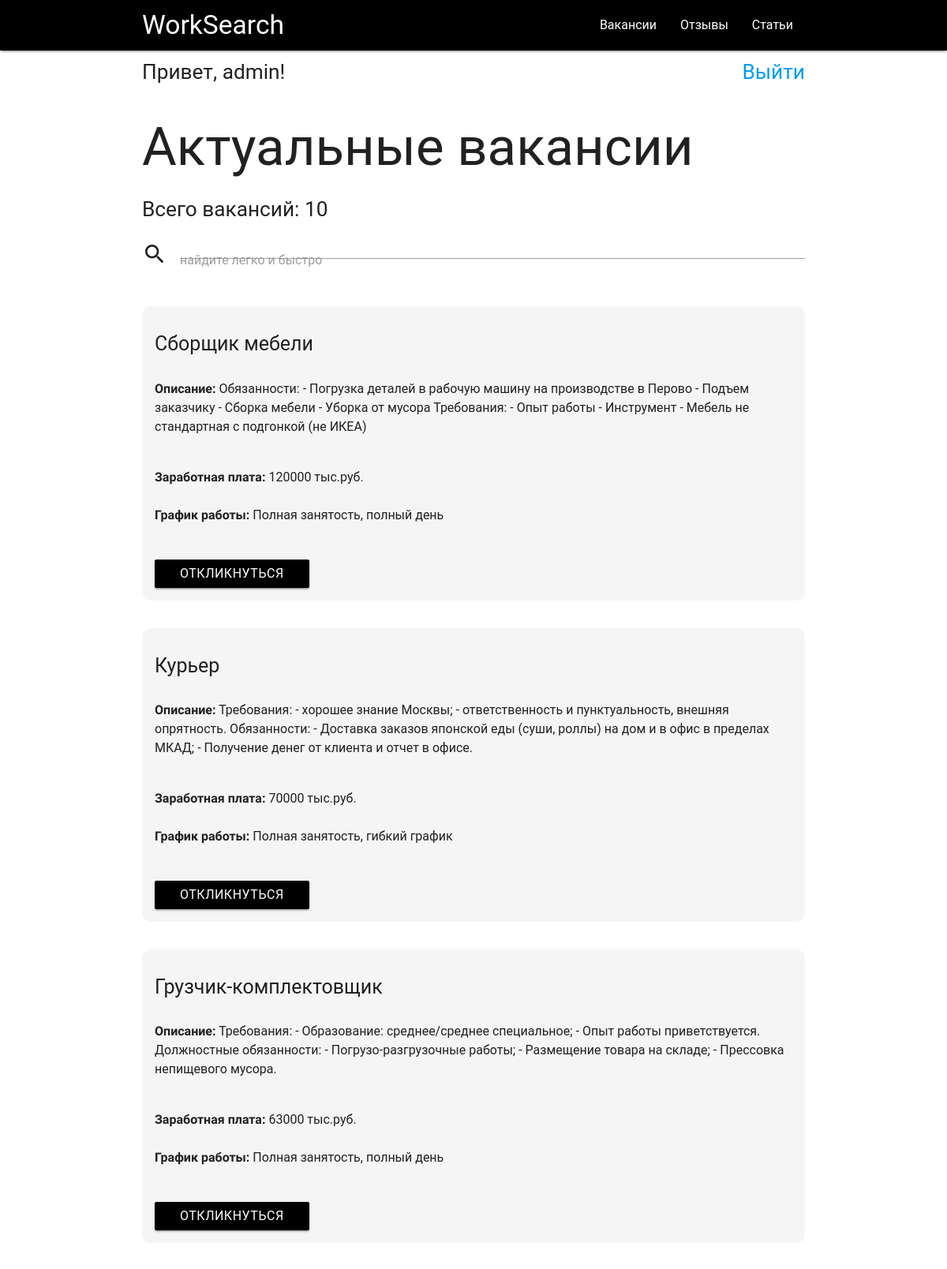
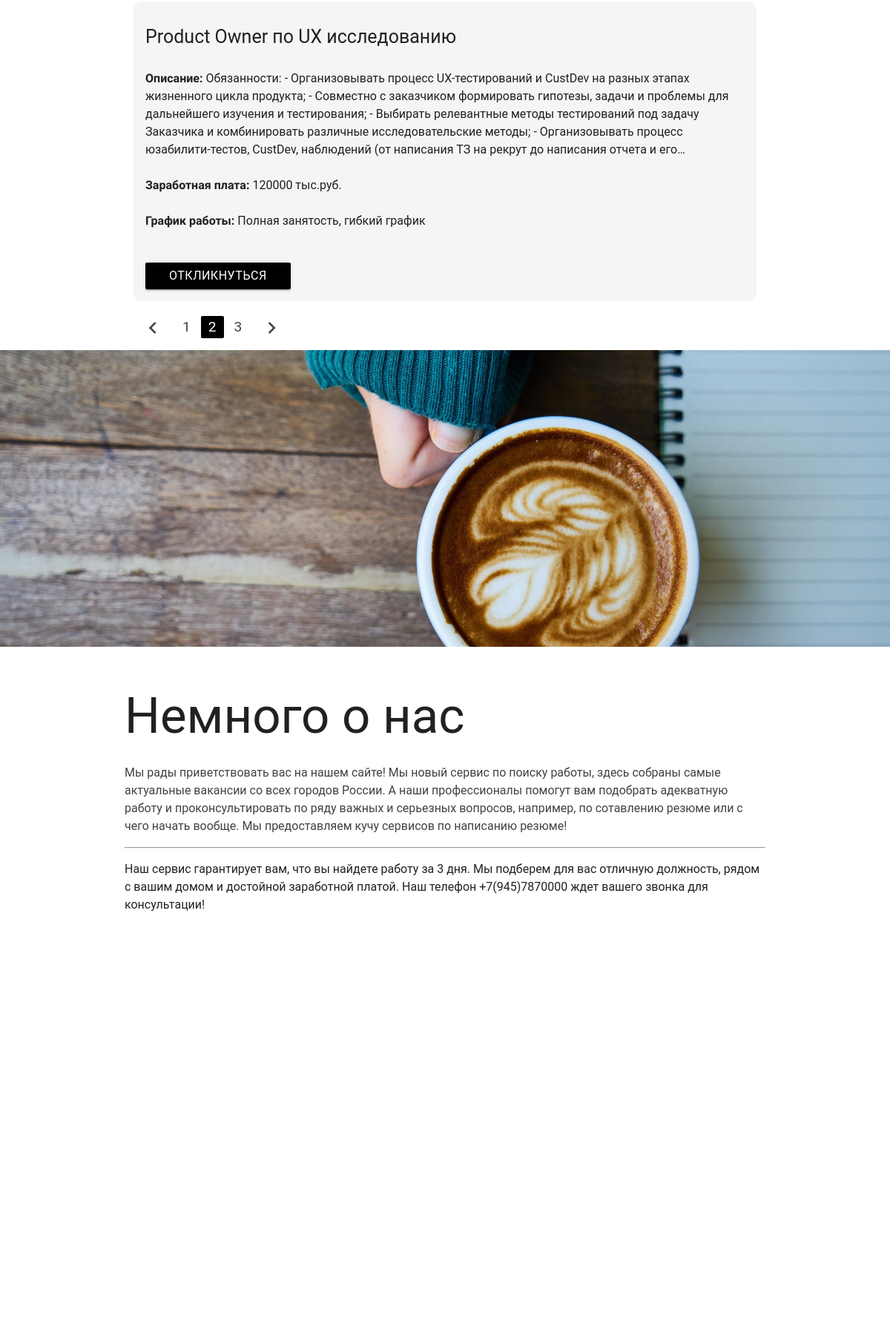
/vacancies?page=2 (signed in, upper part), run on the app's committed database (2 pictures, top to bottom).
### main/models.py (models this page shows, shortened)
class Vacancies(models.Model):
    id_vacancies = models.ForeignKey(Vacancies_cities, on_delete=models.CASCADE)
    name_of_vacancy = models.CharField('Название вакансии', max_length=100)
    description = models.TextField('Описание вакансии')
    salary_of_mounth = models.IntegerField('Заработная плата (руб/мес)')
    graphic_of_work = models.CharField('График работы/занятость', max_length=255)
    id_company = models.IntegerField('ID компании')
    id_summary = models.IntegerField('ID резюме')
    class Meta:
        verbose_name = "Вакансия"
        verbose_name_plural = "Вакансии"

### main/views.py (the view)
# urls.py: path('vacancies', views.index2, name='vacancies'),
def index2(request):
    search_query = request.GET.get('search', '')
    if search_query:
        vacancies = Vacancies.objects.filter(name_of_vacancy__icontains=search_query)
    else:
        vacancies = Vacancies.objects.all()
    count = Vacancies.objects.all().count()
    paginator = Paginator(vacancies, 4)  # 4 поста на каждой странице
    page_number = request.GET.get('page', 1)
    page = paginator.get_page(page_number)
    is_paginated = page.has_other_pages()
    if page.has_previous():
        prev_url = '?page={}'.format(page.previous_page_number())
    else:
        prev_url = ''
    if page.has_next():
        next_url = '?page={}'.format(page.next_page_number())
    else:
        next_url = ''
    context = {
        'page_object': page,
        'is_paginated': is_paginated,
        'next_url': next_url,
        'prev_url': prev_url,
        'count': count,
    }
    return render(request, 'main/vacancies.html', context=context)

### main/templates/main/vacancies.html (shortened to what this page needs)
{% extends 'main/base.html' %}
{% load static %}
{% block title %}
<h1>Актуальные вакансии</h1>
<h5>Всего вакансий: {{ count }}</h5>
{% endblock %}
{% block search %}
  <form class="row" action="{% url 'vacancies' %}" role="form">
    <div class="col s12">
      <div class="row">
        <div class="input-field col s12">
          <i class="material-icons prefix">search</i>
          <input type="text" id="autocomplete-input" class="autocomplete" name="search">
          <label for="autocomplete-input">найдите легко и быстро</label>
        </div>
      </div>
    </div>
  </form>
{% endblock %}
{% block content %}
{% for el in page_object.object_list %}
            <div class="block"><h4 class="block__title">{{ el.name_of_vacancy }}</h4>
                <div class="block__about-work"><p class="block__description"> <b>Описание:</b> {{ el.description }}</p></div><br/>
                <div class="block__salary"><b>Заработная плата:</b> {{ el.salary_of_mounth }} тыс.руб.</div><br/>
                   <div class="block__graphic"><b>График работы:</b> {{ el.graphic_of_work }}</div><br/>
                <a class="waves-effect waves-light btn" style="margin-top:20px;" role="button">Откликнуться</a><br/>
                </div>
{% endfor %}
{% endblock %}
{% block pagination %}
<ul class="pagination">
    <li class="{% if not prev_url %} disabled {% endif %}"><a href="{{ prev_url }}"><i class="material-icons">chevron_left</i></a></li>
    {% for n in page_object.paginator.page_range %}
        {% if page_object.number == n %}
              <li class="active"><a href="?page={{ n }}">{{ n }}</a></li>
        {% else  %}
            <li class="waves-effect"><a href="?page={{ n }}">{{ n }}</a></li>
        {% endif %}
    {% endfor %}
    <li class="waves-effect {% if not next_url %} disabled {% endif %}"><a href="{{ next_url }}"><i class="material-icons">chevron_right</i></a></li>
</ul>
{% endblock %}
{% block pic %}
<div class="wrapper">
        <div class="wrapper__content">
            <img class="wrapper__picture" src="{% static 'image/work.jpg' %}" alt="Ободряющее кофе на столе">
        </div>
    </div>
{% endblock %}

### main/templates/main/base.html (shortened to what this page needs)
{% load static %}
<!DOCTYPE html>
<html lang="ru">
    <head>
        <link rel="stylesheet" href="{% static 'materialize/css/materialize.min.css' %}">
        <link rel="stylesheet" href="{% static 'style1.css' %}">
        <link rel="stylesheet" href="{% static 'style3.css' %}">
    </head>
    <body>
        <header role="banner">
        <div class="navbar-fixed">
        <nav role="navigation">
            <div class="nav-wrapper">
                <div class="container">
                <a href="#" class="brand-logo">WorkSearch</a>
                <ul class="right hide-on-med-and-down">
                    <li><a href="{% url 'vacancies' %}" role="link">Вакансии</a></li>
                    <li><a href="{% url 'reviews' %}" role="link">Отзывы</a></li>
                    <li><a href="{% url 'arcticle' %}" role="link">Статьи</a></li>
                </ul>
            </div>
            </div>
        </nav>
    </div>
    </header>
    <main>
        <div class="container" role="main">
            <div class="container__login">
            {% if user.is_authenticated %}
                      <h5>Привет, {{ user.username }}!</h5>
                     <h5><a href="{% url 'logout' %}">Выйти</a></h5>
                     {% else %}
                     <h5>Вы не авторизованы!</h5>
                <div class="container__link-login">
                    <h5><a href="{% url 'login' %}" role="link">Войти / </a></h5>
                    <h5><a href="{% url 'signup' %}" role="link"> Зарегистрироваться</a></h5>
                </div>
                     {% endif %}
                </div>
            {% block title %}{% endblock %}
            {% block search %}{% endblock %}
            <div class="container__content">
               <div class="container__block">
        {% block content %}
                   {% endblock %}
               </div>
            </div>
            {% block pagination %}{% endblock %}
        </div>
    {% block pic %}{% endblock %}
        <div class="container">
        <div class="section white">
        <div class="row">
            <h1 class="header">Немного о нас</h1>
            <p class="grey-text text-darken-3 lighten-3">
                Мы рады приветствовать вас на нашем сайте! Мы новый сервис по поиску работы, здесь собраны самые актуальные вакансии со всех городов России. А наши профессионалы помогут вам подобрать адекватную работу и проконсультировать по ряду важных и серьезных вопросов, например, по сотавлению резюме или с чего начать вообще.
                Мы предоставляем кучу сервисов по написанию резюме!
            </p>
             <hr>
            <p>
                Наш сервис гарантирует вам, что вы найдете работу за 3 дня. Мы подберем для вас отличную должность, рядом с вашим домом и достойной заработной платой.
                Наш телефон +7(945)7870000 ждет вашего звонка для консультации!
            </p>
        </div>
</div>
        </div>
<div class="parallax-container">
        <div class="parallax">
        </div>
    </div>
    </main>
    </body>
</html>

### main/static/style1.css (style rules this page uses)
body, html { font-family: "Roboto", sans-serif; font-size: 16px; margin: 0px; padding: 0px; }
nav { background-color: black; }
.container__content { width: 100%; margin: 20px auto; }
.container__block { display: grid; grid-template-columns: repeat(auto-fit,minmax(500px,1fr)); grid-column-gap: 30px; grid-row-gap: 35px; }
.block { padding: 15px; background: rgba( 219, 214, 214, 0.25 ); backdrop-filter: blur( 4px ); -webkit-backdrop-filter: blur( 4px ); border-radius: 10px; border: 1px solid rgba( 255, 255, 255, 0.18 ); }
.block__title { text-align: left; font-size: 25px; }
.block__description, .block__salary, .block__graphic { text-align: left; }
.block__about-work { display: -webkit-box; -webkit-line-clamp: 5; -webkit-box-orient: vertical; overflow: hidden; }
.wrapper { width: 100%; }
.wrapper__picture { object-fit: cover; width:100%; height: 25rem; }

### main/templates/main/base.html (style rules this page uses)
.btn, .btn-large { background-color: black; }
.addreview, .container__login { display: flex; flex-direction: row; justify-content: space-between; }

### data on the page
Vacancies: name_of_vacancy "Сборщик мебели", description "Обязанности: - Погрузка деталей в рабочую машину на производстве в Перово - Подъем заказчику - Сборка мебели - Уборка от мусора Требования: - Опыт работы - Инструмент - Мебель не стандартная с подгонкой (не ИКЕА)", salary_of_mounth "120000", graphic_of_work "Полная занятость, полный день"
Vacancies: name_of_vacancy "Курьер", description "Требования: - хорошее знание Москвы; - ответственность и пунктуальность, внешняя опрятность. Обязанности: - Доставка заказов японской еды (суши, роллы) на дом и в офис в пределах МКАД; - Получение денег от клиента и отчет в офисе.", salary_of_mounth "70000", graphic_of_work "Полная занятость, гибкий график"
Vacancies: name_of_vacancy "Грузчик-комплектовщик", description "Требования: - Образование: среднее/среднее специальное; - Опыт работы приветствуется. Должностные обязанности: - Погрузо-разгрузочные работы; - Размещение товара на складе; - Прессовка непищевого мусора.", salary_of_mounth "63000", graphic_of_work "Полная занятость, полный день"
Vacancies: name_of_vacancy "Product Owner по UX исследованию", description "Обязанности: - Организовывать процесс UX-тестирований и CustDev на разных этапах жизненного цикла продукта; - Совместно с заказчиком формировать гипотезы, задачи и проблемы для дальнейшего изучения и тестирования; - Выбирать релевантные методы тестирований под задачу Заказчика и комбинировать различные исследовательские методы; - Организовывать процесс юзабилити-тестов, CustDev, наблюдений (от написания ТЗ на рекрут до написания отчета и…", salary_of_mounth "120000", graphic_of_work "Полная занятость, гибкий график"

### other printed values
{{ user.username }} "admin"
{{ count }} "10"
{{ n }} "1" "3"
{{ n }} "2"
